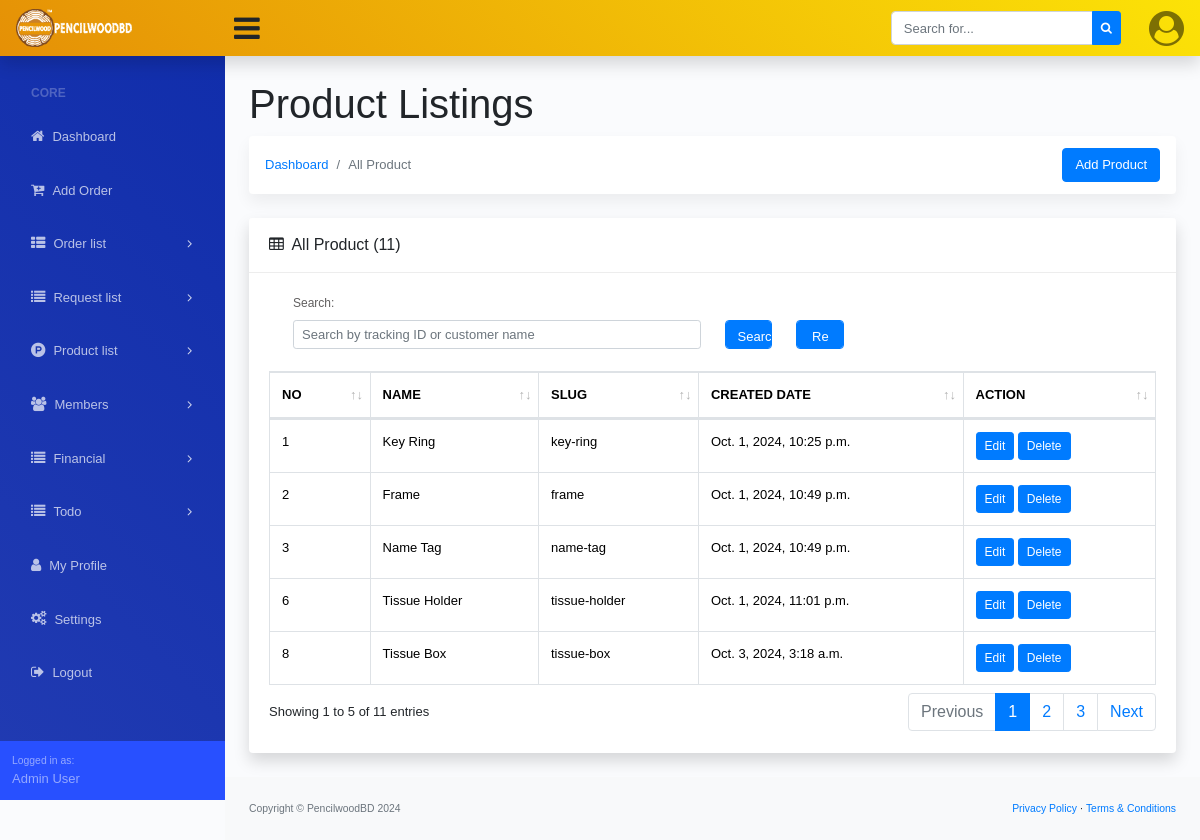
Before: /product-list/ (signed in) with the older database file.
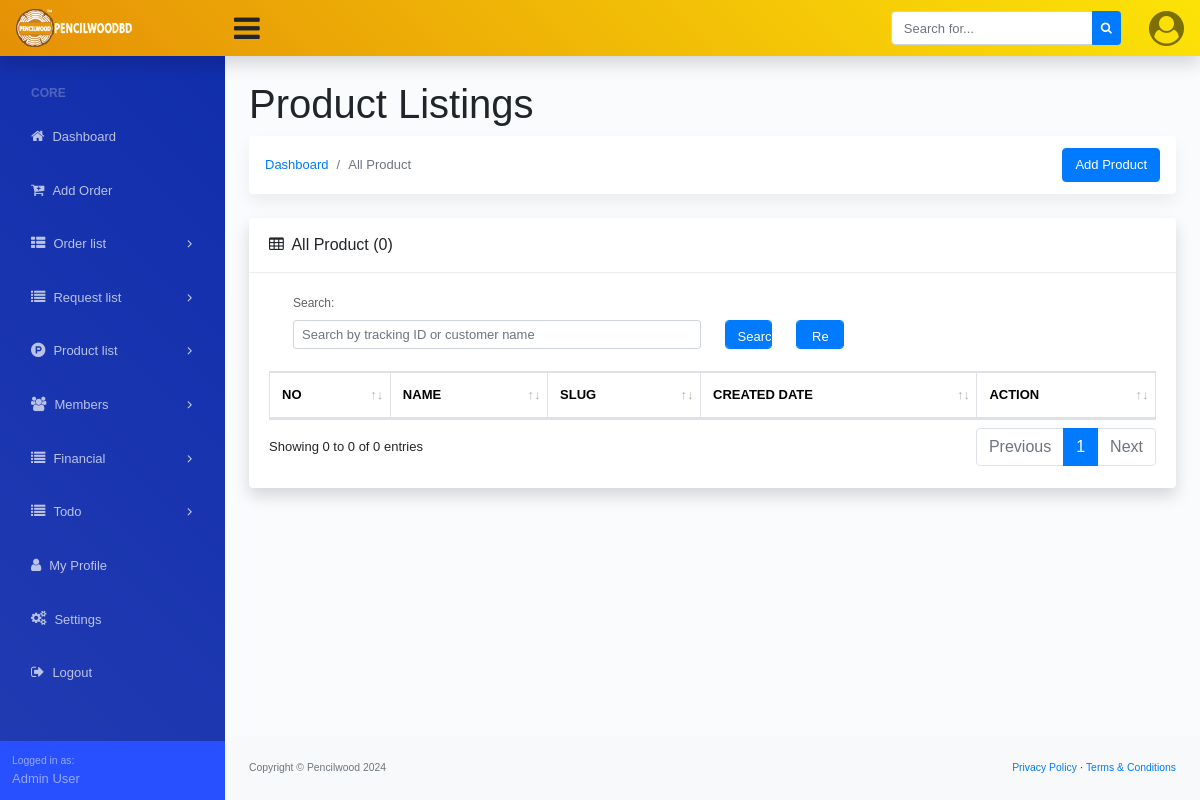
After: the same page with the newer database file.
### order/models.py (models this page shows, shortened)
class Product(models.Model):
    name = models.CharField(max_length=250)
    slug = models.SlugField(max_length=250, blank=True, null=True)
    created_date = models.DateTimeField(auto_now_add=True)

### dashboard/models.py (models this page shows, shortened)
class Site_Settings(models.Model):
    fav_icon = models.ImageField(upload_to='logo/', blank=True, null=True)
    logo = models.ImageField(upload_to='logo/', blank=True, null=True)
    website_name = models.CharField(max_length=200, blank=True, null=True)
    website_title = models.CharField(max_length=1000, blank=True, null=True)
    copyright_company = models.CharField(max_length=200)
    copyright_year = models.CharField(max_length=4)

### dashboard/views.py (the view, shortened to what this page needs)
# urls.py: path('product-list/', ProductListView.as_view(), name='product_list'),
class ProductListView(LoginRequiredMixin, ListView):
    model = Product
    template_name = 'product/product_list.html'  # Your template for listing
    context_object_name = 'products'
    paginate_by = 5
    def get_queryset(self):
        queryset = super().get_queryset()
        search_query = self.request.GET.get('search')
        return queryset

### dashboard/context_processor.py (called while the page is built)
def website_settings(request):
    website_setting = Site_Settings.objects.all().first()
    return {'website_setting': website_setting}

### templates/product/product_list.html (shortened to what the changed rows need)
{% extends '../base.html' %}
{% block dashboard_body %}
<main>
    <div class="container-fluid">
        <h1 class="mt-4">Product Listings</h1>
        <div class="row">
            <div class="col-xl-12">
                <div class="card mb-4">
                    <div class="card-header">
                        <i class="fa fa-table mr-1"></i>
                        All Product ({{page_obj.paginator.count}})
                    </div>
                    <div class="card-body">
                        <div class="table-responsive">
                            <div id="dataTable_wrapper" class="dataTables_wrapper dt-bootstrap4 no-footer">
                                <div class="row">
                                    <div class="col-sm-12">
                                        <table class="table table-bordered dataTable no-footer" id="dataTable"
                                            width="100%" cellspacing="0" role="grid" aria-describedby="dataTable_info"
                                            style="width: 100%;">
                                            <thead>
                                                <tr class="text-uppercase" role="row">
                                                    <th class="sorting" tabindex="0" aria-controls="dataTable"
                                                        rowspan="1" colspan="1"
                                                        aria-label="No: activate to sort column ascending"
                                                        style="width: fixed;">No</th>
                                                    <th class="sorting" tabindex="0" aria-controls="dataTable"
                                                        rowspan="1" colspan="1"
                                                        aria-label="Name: activate to sort column ascending" ">Name</th>
                                                    <th class=" sorting" tabindex="0" aria-controls="dataTable"
                                                        rowspan="1" colspan="1"
                                                        aria-label="Slug: activate to sort column ascending" ">Slug</th>
                                                    <th class=" sorting" tabindex="0" aria-controls="dataTable"
                                                        rowspan="1" colspan="1"
                                                        aria-label="Created Date: activate to sort column ascending">
                                                        Created Date</th>
                                                    <th class="sorting" tabindex="0" aria-controls="dataTable"
                                                        rowspan="1" colspan="1"
                                                        aria-label="Action: activate to sort column ascending">Action
                                                    </th>
                                                </tr>
                                            </thead>
                                            <tbody>
                                                {% for product in products %}
                                                <tr role="row" class="odd">
                                                    <td> {{product.id}}</td>
                                                    <td>{{product.name}}</td>
                                                    <td>
                                                        {{product.slug}}
                                                    </td>
                                                    <td>
                                                        {{product.created_date}}
                                                    </td>
                                                    <td>
                                                        <a href="{% url 'product-update' product.id %}"
                                                            class="btn btn-primary btn-sm">
                                                            Edit
                                                        </a>
                                                        <a href="{% url 'product-delete' product.id %}"
                                                            class="btn btn-primary btn-sm">
                                                            Delete
                                                        </a>
                                                    </td>
                                                </tr>
                                                {% endfor %}
                                            </tbody>
                                        </table>
                                    </div>
                                </div>
                                <div class="row">
                                    <div class="col-sm-12 col-md-5">
                                        <div class="dataTables_info" id="dataTable_info" role="status"
                                            aria-live="polite">
                                            Showing {{page_obj.start_index}} to {{page_obj.end_index}} of {{page_obj.paginator.count}} entries
                                        </div>
                                    </div>
                                    <div class="col-sm-12 col-md-7">
                                        <div class="dataTables_paginate paging_simple_numbers" id="dataTable_paginate">
                                            <ul class="pagination">
                                                {% for num in page_obj.paginator.page_range %}
                                                {% if page_obj.number == num %}
                                                <li class="paginate_button page-item active">
                                                    <a href="#" class="page-link">{{ num }}</a>
                                                </li>
                                                {% else %}
                                                <li class="paginate_button page-item">
                                                    <a href="?page={{ num }}{% if request.GET.search %}&search={{ request.GET.search }}{% endif %}"
                                                        class="page-link">{{ num }}</a>
                                                </li>
                                                {% endif %}
                                                {% endfor %}
                                                {% if page_obj.has_next %}
                                                <li class="paginate_button page-item next">
                                                    <a href="?page={{ page_obj.next_page_number }}{% if request.GET.search %}&search={{ request.GET.search }}{% endif %}"
                                                        class="page-link">Next</a>
                                                </li>
                                                {% else %}
                                                <li class="paginate_button page-item next disabled">
                                                    <a href="#" class="page-link">Next</a>
                                                </li>
                                                {% endif %}
                                            </ul>
                                        </div>
                                    </div>
                                </div>
                            </div>
                        </div>
                    </div>
                </div>
            </div>
        </div>
    </div>
</main>
{% endblock dashboard_body %}

### templates/base.html (shortened to what this page needs)
{% load static %}
<!DOCTYPE html>
<html lang="en">
<head>
  <link href="https://cdn.jsdelivr.net/npm/bootstrap@5.3.2/dist/css/bootstrap.min.css" rel="stylesheet"
>
  <link href="{% static 'assets/css/dataTables.bootstrap4.min.css' %}" rel="stylesheet">
  <link href="{% static 'assets/css/styles.css' %}" rel="stylesheet" />
  <link rel="stylesheet" href="https://cdnjs.cloudflare.com/ajax/libs/font-awesome/4.7.0/css/font-awesome.min.css">
</head>
<body class="sb-nav-fixed">
  {% include './navbar.html' %}
  <div id="layoutSidenav">
    <div id="layoutSidenav_nav">
      {% include './side_navbar.html' %}
    </div>
    <div id="layoutSidenav_content">
      {% block dashboard_body %}
      {% endblock dashboard_body %}
      <footer class="py-4 bg-light mt-auto">
        <div class="container-fluid">
          <div class="d-flex align-items-center justify-content-between small">
            <div class="text-muted">Copyright &copy; {{website_setting.copyright_company}} {{website_setting.copyright_year}}</div>
            <div>
              <a href="">Privacy Policy</a>
              &middot;
              <a href="">Terms &amp; Conditions</a>
            </div>
          </div>
        </div>
      </footer>
    </div>
  </div>
</body>
</html>

### templates/navbar.html (shortened to what this page needs)
{% load static %}
<nav class="sb-topnav navbar navbar-expand navbar-light shadow-sm bg-warning">
    <a class="navbar-brand" href="{% url 'dashboard' %}">
        <img alt="logo" src="
        {% if website_setting.logo %}
        {{website_setting.logo.url}}
        {% endif %}
        " width="60%">
    </a>
    <button class="btn btn-link btn-sm order-1 order-lg-0" id="sidebarToggle" href="#"
        style="font-size: 30px !important;"><i class="fa fa-bars"></i></button>
    <form class="d-none d-md-inline-block form-inline ml-auto mr-0 mr-md-3 my-2 my-md-0">
        <div class="input-group">
            <input class="form-control" type="text" placeholder="Search for..." aria-label="Search"
                aria-describedby="basic-addon2" />
            <div class="input-group-append">
                <button class="btn btn-primary btn-sm" type="button"><i class="fa fa-search"></i></button>
            </div>
        </div>
    </form>
    <ul class="navbar-nav ml-auto ml-md-0">
        <li class="nav-item dropdown no-arrow ml-1 osahan-profile-dropdown">
            <a class="nav-link dropdown-toggle pr-0" href="#" role="button" data-toggle="dropdown" aria-haspopup="true"
                aria-expanded="false">
                {% if request.user.profile_picture %}
                <img class="img-profile rounded-circle" src="{{request.user.profile_picture.url}}">
                {% else %}
                <i class="fa fa-user-circle" style="font-size: 35px;"></i>
                {% endif %}
            </a>
        </li>
    </ul>
</nav>

Changed rows visible on the page:
removed Product: id "1", name "Key Ring", slug "key-ring", created_date "Oct. 1, 2024, 10:25 p.m."
removed Product: id "2", name "Frame", slug "frame", created_date "Oct. 1, 2024, 10:49 p.m."
removed Product: id "3", name "Name Tag", slug "name-tag", created_date "Oct. 1, 2024, 10:49 p.m."
removed Product: id "6", name "Tissue Holder", slug "tissue-holder", created_date "Oct. 1, 2024, 11:01 p.m."
removed Product: id "8", name "Tissue Box", slug "tissue-box", created_date "Oct. 3, 2024, 3:18 a.m."
changed Site_Settings: copyright_company "PencilwoodBD" → "Pencilwood"
Other visible differences:
{{ page_obj.paginator.count }}: "11" → "0"
{{ page_obj.start_index }}: "1" → "0"
{{ page_obj.end_index }}: "5" → "0"
list line gone: "2"
list line gone: "3"
